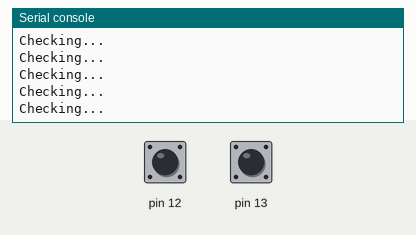
A program run on a simulated MicroPython board. Shown: the last lines printed to the serial console. Inputs (shaded band) come from the test bench; at power-on: pin 12 HIGH, pin 13 HIGH.

Above: at 1.2 s.
1.3 s: pin 12 pulled LOW for 0.25 s
At 1.56 s:
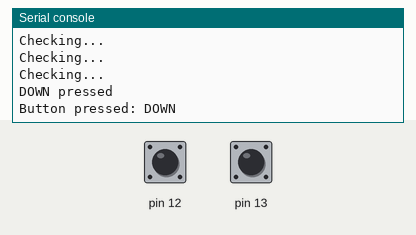
3.0 s: pin 13 pulled LOW for 0.25 s
At 3.16 s:
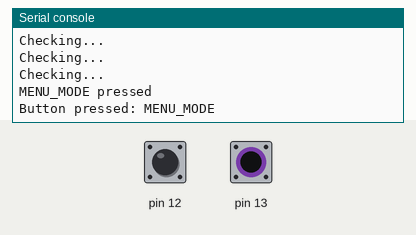

The program:

buttonmanager.py
```python
import time
from machine import Pin


class ButtonManager():
    buttons = []
    def __init__(self, buttons=[]):
        for b in buttons:
            b.update({
                'last_value': 1,
                'data': Pin(b['pin'], Pin.IN, Pin.PULL_UP)
            })
            self.buttons.append(b)

    def check_button_pressed(self):
        for k, b in enumerate(self.buttons):
            v = self.buttons[k]['data'].value()
            if v != self.buttons[k]['last_value'] and v == 0:
                self.buttons[k]['last_value'] = v
                print('{} pressed'.format(self.buttons[k]['name']))
                return self.buttons[k]['name']
            elif v != self.buttons[k]['last_value'] and v == 1:
                print('{} released'.format(self.buttons[k]['name']))
                self.buttons[k]['last_value'] = v
        return None


#
# This is only ran when the script is ran directly and is for testing purposes.
#
if __name__ == "__main__":
    btns = [
        {
            'name': 'UP',
            'pin': 14
        },
        {
            'name': 'DOWN',
            'pin': 12
        },
        {
            'name': 'MENU_MODE',
            'pin': 13
        },
    ]
    bm = ButtonManager(btns)

    while True:
        print('Checking...')
        check = bm.check_button_pressed()
        if check:
            print('Button pressed: {}'.format(check))
        time.sleep(.2)
```

Measured:
- after the input at 1.3 s, the serial console: prints a new line after 0.10 s (image 1)
- after the input at 3.0 s, the serial console: prints a new line at once (image 2)
